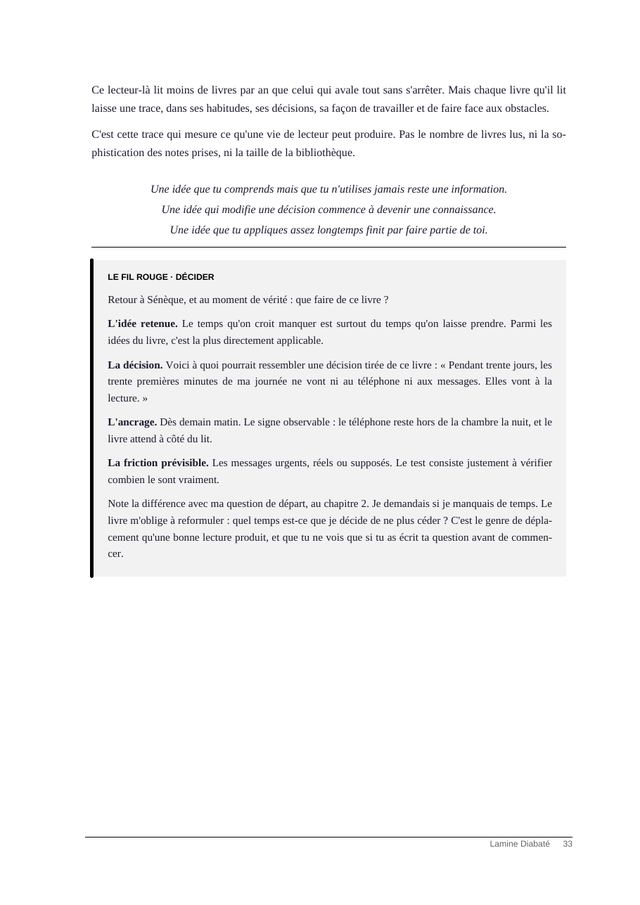
#> input picture tools/apercus-originaux/lire-autrement/apercus/page_33.jpg, 640 x 905 px, found by its file name
$ python banner_lire_autrement.py out.png
#> lines starting #> are read from the running program, lines starting #| are printed output that depends on the picture; after the words box and inside, x2 and y2 are one past the last pixel; in counts of white or black regions, pixels touching at a corner belong together
# Bannière « Lire Autrement » : téléphone montrant la couverture, deux pages du livre en éventail derrière.
import sys
from PIL import Image, ImageDraw, ImageFilter
S=2  # suréchantillonnage
W,H=1600*S,900*S
EB='/home/claude/sell-app/site/public/ebooks/lire-autrement/'
out=sys.argv[1]

# Fond : vert très sombre, léger halo clair au centre
bg=Image.new('RGB',(W,H),(12,22,18))
glow=Image.new('L',(W,H),0); g=ImageDraw.Draw(glow)
#> after `glow = Image.new('L', (W, H), 0)`: glow: PIL image 3200x1800 L; every value is 0
g.ellipse([W*0.22,H*0.0,W*0.78,H*1.0],fill=255)
glow=glow.filter(ImageFilter.GaussianBlur(220*S))
light=Image.new('RGB',(W,H),(38,60,51))
bg=Image.composite(light,bg,glow)

def shadow(size,radius,blur,alpha):
    m=Image.new('L',size,0); ImageDraw.Draw(m).rounded_rectangle([0,0,size[0]-1,size[1]-1],radius=radius,fill=alpha)
    pad=blur*3; big=Image.new('L',(size[0]+pad*2,size[1]+pad*2),0); big.paste(m,(pad,pad))
    return big.filter(ImageFilter.GaussianBlur(blur)),pad

def sheet(path,w,angle,cx,cy):
#> called with w = 680, angle = 9, cx = 2140, cy = 900
    p=Image.open(path).convert('RGB'); h=round(p.height*w/p.width); p=p.resize((w,h),Image.LANCZOS)
#> in sheet, p is the input picture: PIL image 640x905 RGB; mean R, G, B 245.7, 245.6, 246
#> after `h = round(p.height * w / p.width)`: h = 962
    card=Image.new('RGBA',(w,h)); card.paste(p,(0,0))
#> after `card = Image.new('RGBA', (w, h))`: card: PIL image 680x962 RGBA; every value is 0
    sh,pad=shadow((w,h),4*S,26*S,150)
#> in shadow, `m = Image.new('L', size, 0)`: m: PIL image 680x962 L; every value is 0
#> in shadow, `ImageDraw.Draw(m).rounded_rectangle([0, 0, size[0] - 1, size[1] - 1], `: m: PIL image 680x962 L; values 0 (black) and 150 (white), 100% white; 4 black regions (4 under 20 px)
#> in shadow, `big = Image.new('L', (size[0] + pad * 2, size[1] + pad * 2), 0)`: big: PIL image 992x1274 L; every value is 0
#> in shadow, `big.paste(m, (pad, pad))`: big: PIL image 992x1274 L; values 0 (black) and 150 (white), 51.8% white; 1 black region, box (x1, y1, x2, y2) and area: (0, 0, 992, 1274) 609716
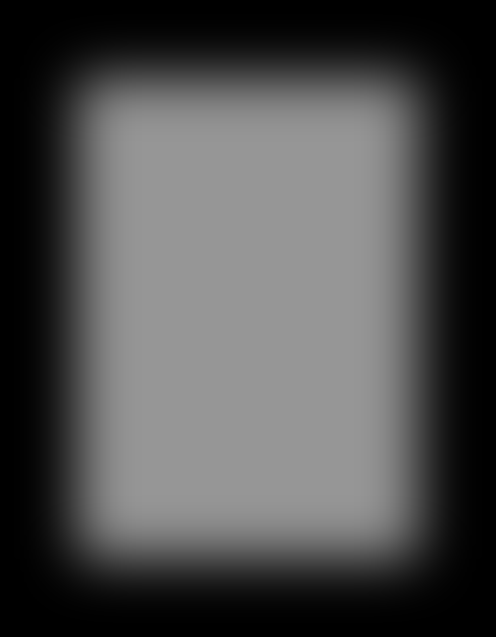
#> sh: PIL image 992x1274 L (shown at 1/2 size); min 0, max 150, mean 77.6
#> pad = 156
    shr=sh.rotate(angle,resample=Image.BICUBIC,expand=True)
    cr=card.rotate(angle,resample=Image.BICUBIC,expand=True)
    bg.paste((0,0,0),(int(cx-shr.width/2+10*S),int(cy-shr.height/2+24*S)),shr)
    bg.paste(cr,(int(cx-cr.width/2),int(cy-cr.height/2)),cr)

# Pages intérieures en éventail
sheet(EB+'apercus/page_33.jpg',340*S,9,W/2+270*S,H*0.50)
sheet(EB+'apercus/page_7.jpg',340*S,-9,W/2-270*S,H*0.50)
#> call 2 of sheet, with w = 680, angle = -9, cx = 1060, cy = 900
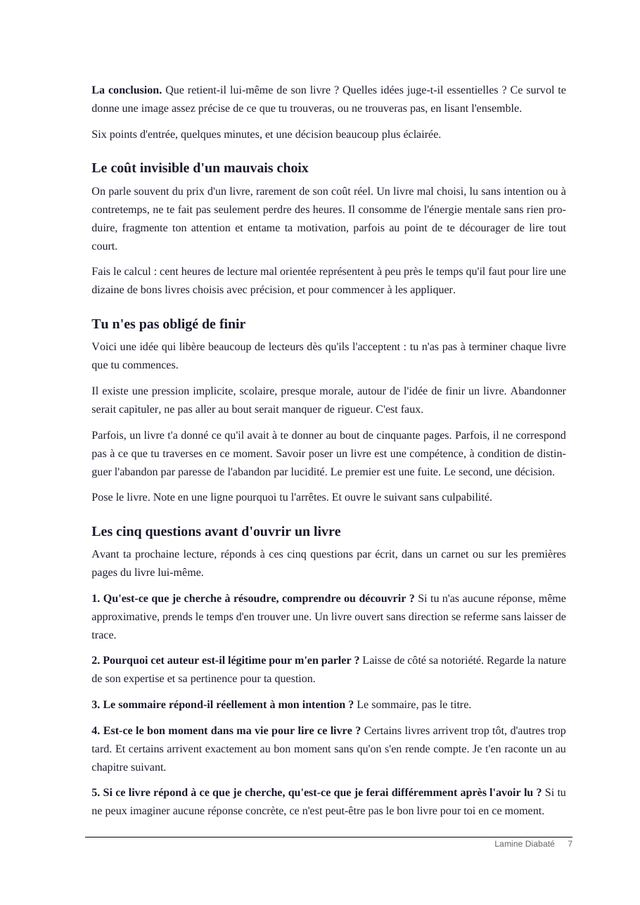
#> input picture tools/apercus-originaux/lire-autrement/apercus/page_7.jpg, 640 x 905 px, found by its file name
#> in sheet, p is the input picture: PIL image 640x905 RGB; mean R, G, B 244.6, 244.4, 245.1
#> in sheet (call 2), `cr=card.rotate(angle,resample=Image.BICUBIC,expand=True)`:
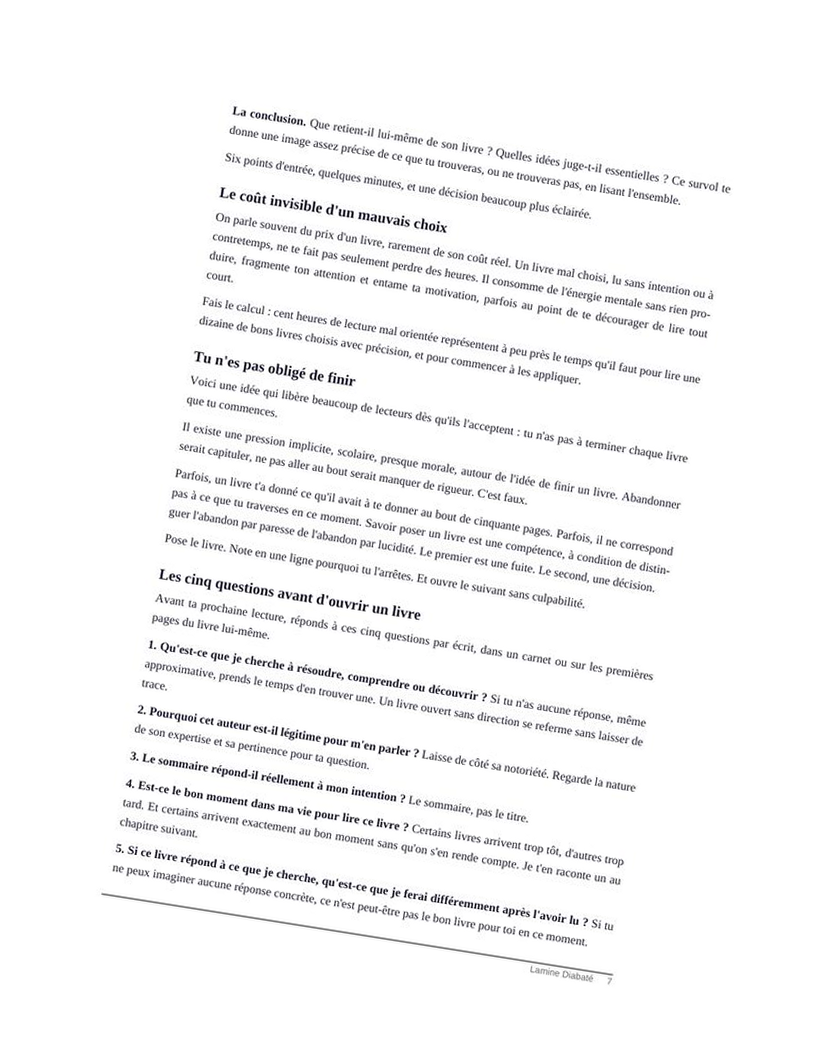
#> cr: PIL image 824x1058 RGBA; mean R, G, B, A 183, 183, 183.4, 191.3; transparent parts drawn white

# Téléphone
pw,ph=360*S,740*S; px,py=int(W/2-pw/2),int(H/2-ph/2)+10*S
sh,pad=shadow((pw,ph),56*S,40*S,190)
#> call 3 of shadow, with size = (720, 1480), radius = 112, blur = 80, alpha = 190
#> in shadow (call 3), `m = Image.new('L', size, 0)`: m: PIL image 720x1480 L; every value is 0
#> in shadow (call 3), `ImageDraw.Draw(m).rounded_rectangle([0, 0, size[0] - 1, size[1] - 1], `:
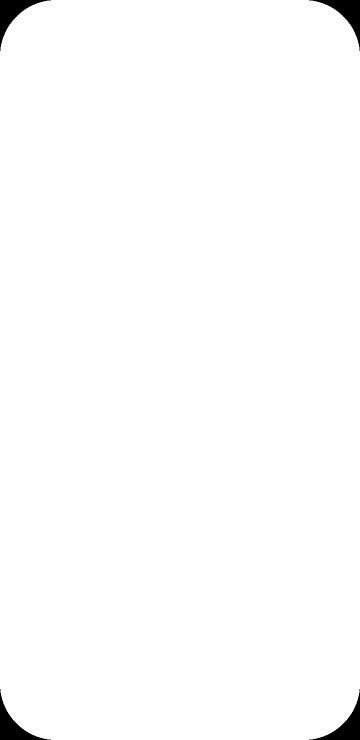
#> m: PIL image 720x1480 L (shown at 1/2 size); values 0 (black) and 190 (white), 99% white; 4 black regions, box (x1, y1, x2, y2) and area: (0, 0, 102, 102) 2725, (618, 0, 720, 102) 2725, (0, 1378, 102, 1480) 2725, (618, 1378, 720, 1480) 2725
#> in shadow (call 3), `big = Image.new('L', (size[0] + pad * 2, size[1] + pad * 2), 0)`: big: PIL image 1200x1960 L; every value is 0
#> in shadow (call 3), `big.paste(m, (pad, pad))`:
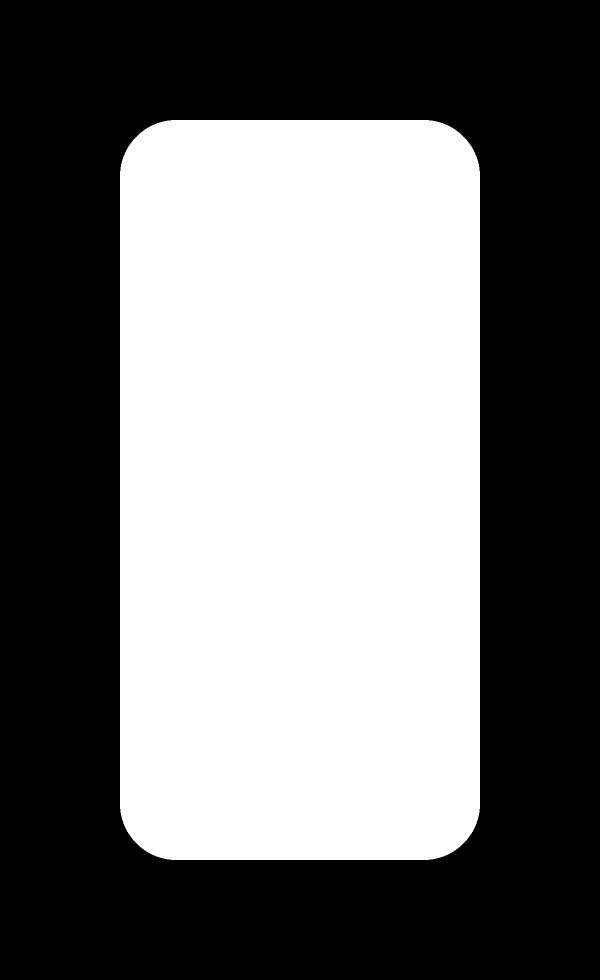
#> big: PIL image 1200x1960 L (shown at 1/2 size); values 0 (black) and 190 (white), 44.8% white; 1 white region, box (x1, y1, x2, y2) and area: (240, 240, 960, 1720) 1054700
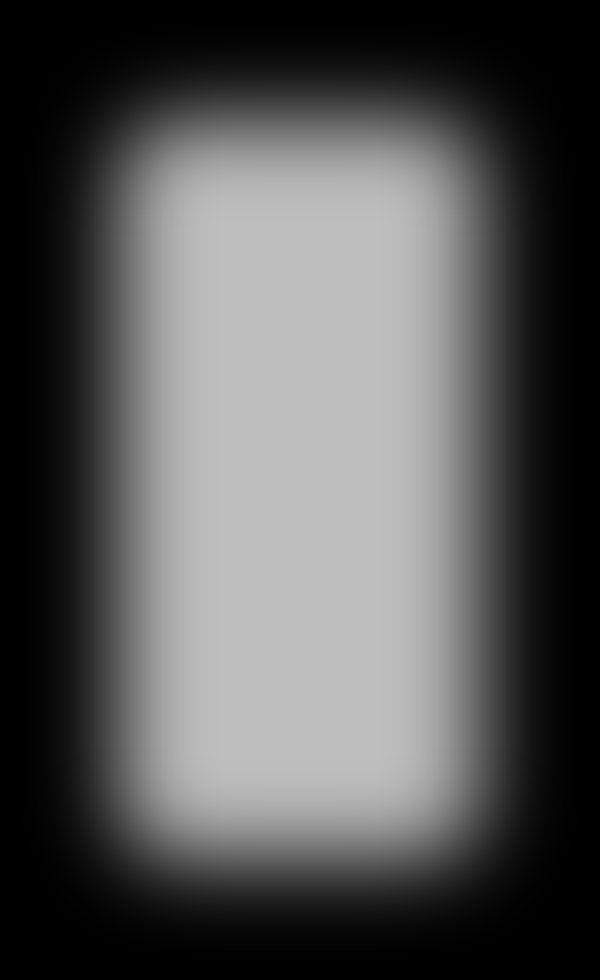
#> sh: PIL image 1200x1960 L (shown at 1/2 size); min 0, max 190, mean 85.2
#> pad = 240
bg.paste((0,0,0),(px-pad+6*S,py-pad+34*S),sh)
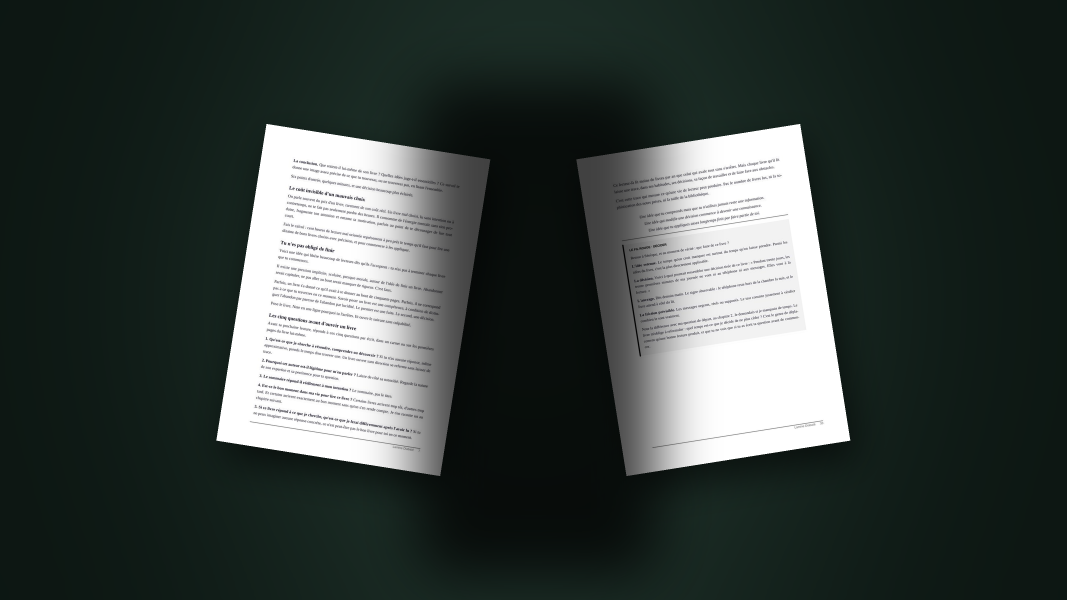
#> bg: PIL image 3200x1800 RGB (shown at 1/3 size); mean R, G, B 58.3, 67, 63.5
body=Image.new('RGBA',(pw,ph),(0,0,0,0)); d=ImageDraw.Draw(body)
#> after `body = Image.new('RGBA', (pw, ph), (0, 0, 0, 0))`: body: PIL image 720x1480 RGBA; every value is 0
d.rounded_rectangle([0,0,pw-1,ph-1],radius=56*S,fill=(24,26,25,255))
d.rounded_rectangle([3*S,3*S,pw-4*S,ph-4*S],radius=53*S,outline=(70,76,72,255),width=2*S)
sx,sy=14*S,14*S; sw,sh_=pw-28*S,ph-28*S
#> (the run stopped early here; a loop or call above may not have finished)
